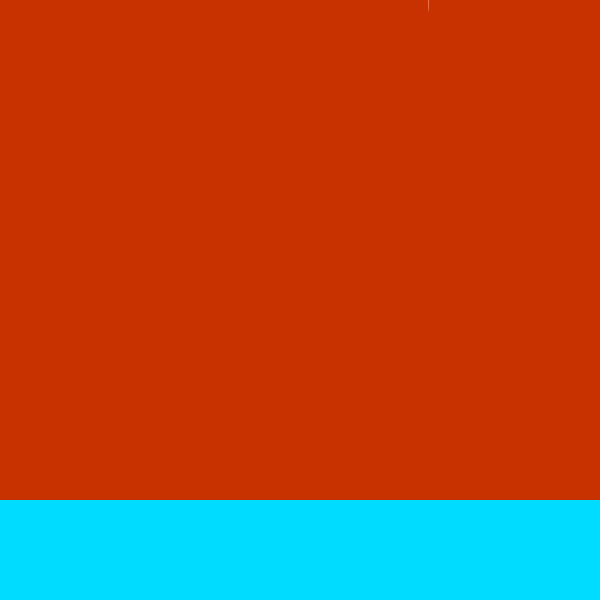
Frame 1 (no input)
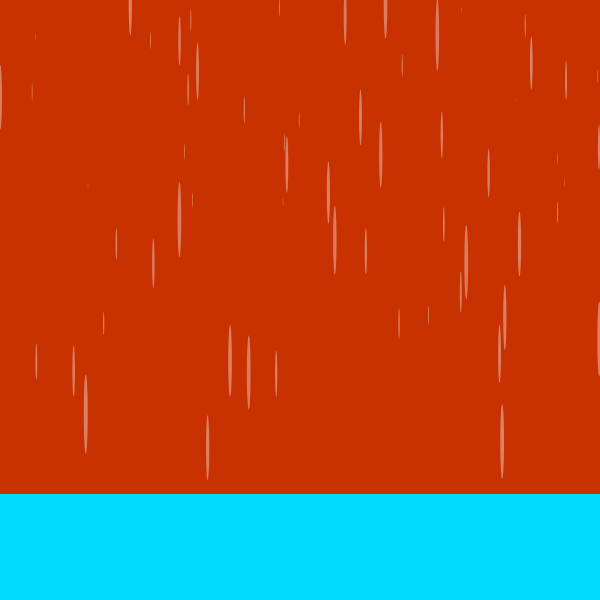
Frame 60 (no input)
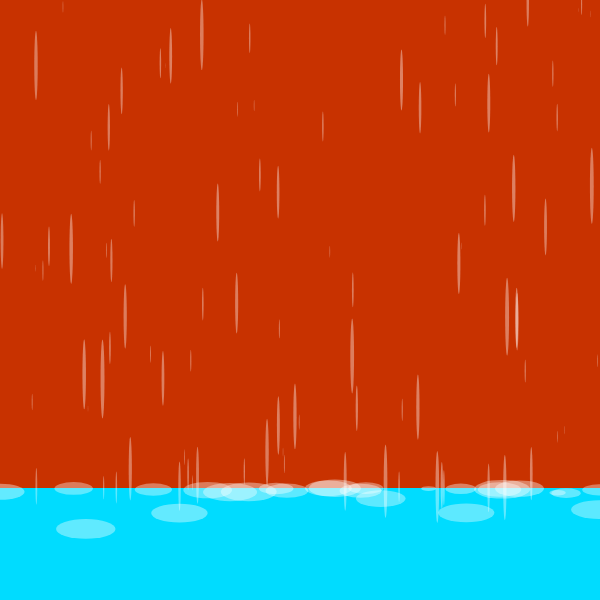
Frame 120 (the mouse pressed at the canvas centre since frame 60)

The p5.js sketch that drew these frames (run headless with seeded random() and noise() and a simulated clock; from frame 60 on, the mouse is pressed at the canvas centre):

// p5.js sketch
// ── sketch.js
const C_GARAVITY = 1;
const C_FRICTION = 9;
const C_AIR_RESISTANCE = 0.03;
const C_WATER_RESISTANCE = 0.4;

let balls = [];

function setup() {
  createCanvas(600, 600);
}

function draw() {
  background(200, 50, 0);

  if (balls.length >= 439) {
    balls.shift(); 
  }

  balls.push(new Ball(random(width), 1));
  let WATER_LEVEL = 500 - balls.length * 0.1;

  push();
  noStroke();
  fill(0, 220, 255);
  rect(0, WATER_LEVEL, width, height - WATER_LEVEL);
  pop();

  for (let i = 0; i < balls.length; i++) {
    let b = balls[i];

    let gravity = createVector(0, C_GARAVITY * b.mass);
    b.applyForce(gravity);

    let resistance = b.vel.copy();
    resistance.mult(-1);
    let speed = b.vel.mag();
    if (b.pos.y < WATER_LEVEL) {
      // air
      let dragForce = speed * speed * C_AIR_RESISTANCE;
      resistance.mult(dragForce);
    } else {
      // water
      let dragForce = speed * speed * C_WATER_RESISTANCE;
      resistance.mult(dragForce);

      // bouyancy
      let bouyancy = createVector(0, -20);
      b.applyForce(bouyancy);
    }
    b.applyForce(resistance);

    b.update();
    b.bounce();
    b.display(WATER_LEVEL);
  }
}

class Ball {
  constructor(x, y) {
    this.pos = createVector(x, y);
    this.vel = createVector(0, 0);
    this.acc = createVector();
    this.rad = random(1, 20);
    this.mass = this.rad;
  }
  applyForce(f) {
    let force = f.copy();
    force.div(this.mass);
    this.acc.add(force);
  }
  update() {
    // ACC -> VEL -> POS
    this.vel.add(this.acc);
    this.pos.add(this.vel);
    this.acc.mult(0); // ***
  }
  bounce() {
    // on x
    if (this.pos.x < 0) {
      this.pos.x = 0;
      this.vel.x *= -1;
    } else if (this.pos.x > width) {
      this.pos.x = width;
      this.vel.x *= -1;
    }
    // on y
    if (this.pos.y < 0) {
      this.pos.y = 0;
      this.vel.y *= -1;
    } else if (this.pos.y > height) {
      this.pos.y = height;
      this.vel.y *= -1;
    }
  }
  display(WATER_LEVEL) {
    push();
    translate(this.pos.x, this.pos.y);
    noStroke();


    if (this.pos.y < WATER_LEVEL) {
      fill(255, random(90, 100));
      ellipse(0, 0, this.rad * 0.2, this.rad * 4);
    } else {
      fill(255, random(90, 100));
      ellipse(0, 0, this.rad * 3, this.rad); 
    }

    pop();
  }
}
